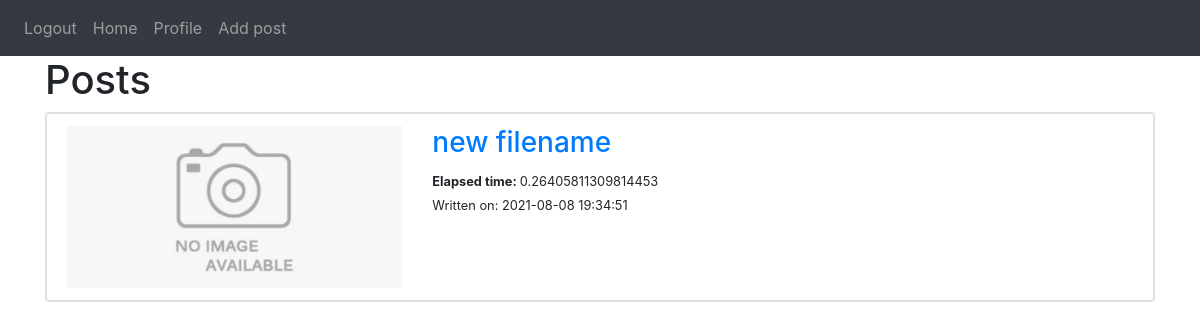
Page / (signed in) on the earlier database version.
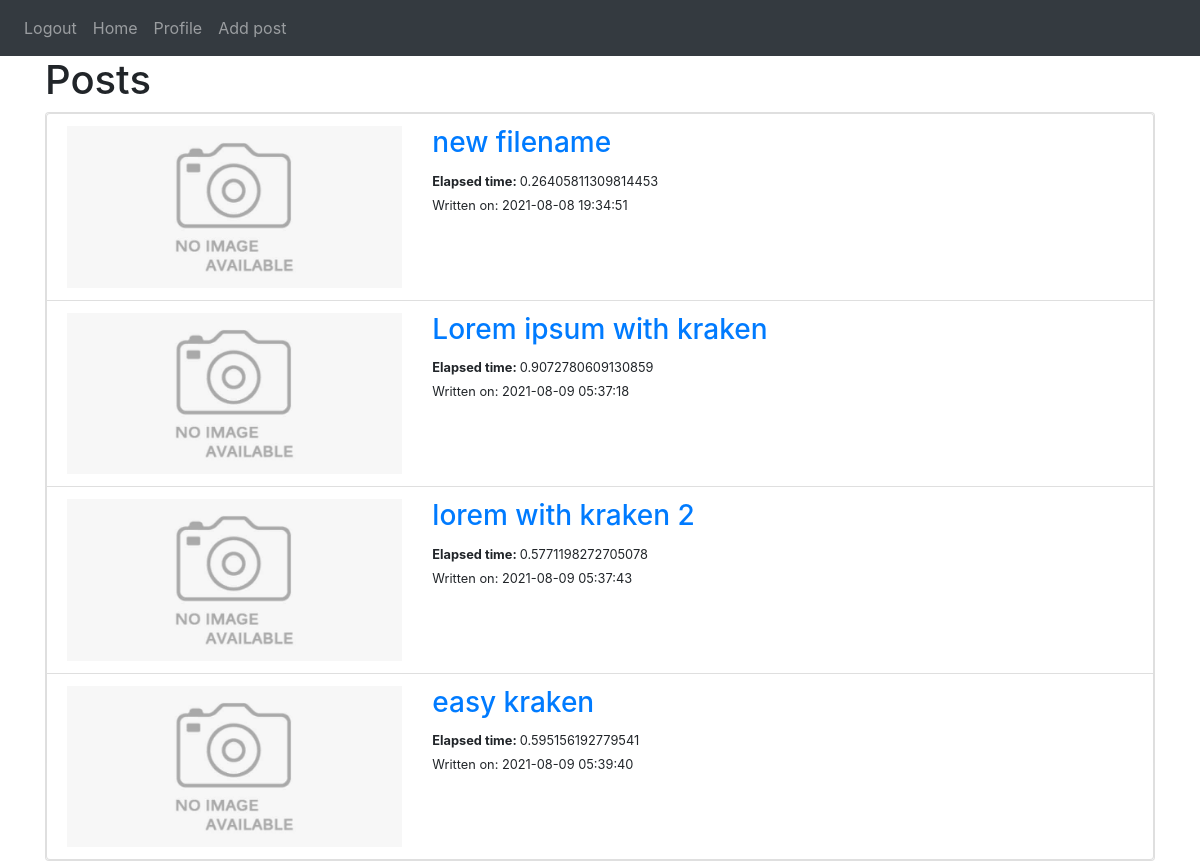
Same page on the later database version.
### website/models.py (models this page shows)
class Post(db.Model):
    id = db.Column(db.Integer, primary_key=True)
    img = db.Column(db.String(155))
    title = db.Column(db.String(155))
    data = db.Column(db.String(1024))
    type = db.Column(db.String(15))
    elapsed_time = db.Column(db.String(20))
    date = db.Column(db.DateTime(timezone=True), default=func.now())
    user_id = db.Column(db.Integer, db.ForeignKey('user.id'))

### website/views.py (the view)
@views.route('/', methods=['GET'])
@login_required
def home():
    posts = Post.query.all()
    return render_template("home.html", posts=posts, user=current_user)

### website/__init__.py (called while the page is built)
def create_app():
    app = Flask(__name__)
    app.config['SECRET_KEY'] = 'fdksljfaiiouoipfdus8879'
    app.config['SQLALCHEMY_DATABASE_URI'] = f'sqlite:///{DB_NAME}'
    db.init_app(app)
    from .views import views
    from .auth import auth
    app.register_blueprint(views, url_prefix='/')
    app.register_blueprint(auth, url_prefix='/')
    from .models import User, Post
    login_manager = LoginManager()
    login_manager.login_view = 'auth.login'
    login_manager.init_app(app)
    @login_manager.user_loader
    def load_user(id):
        return User.query.get(int(id))
    create_database(app)
    return app

### website/templates/home.html
{% extends "base.html" %} {% block title %} Home {% endblock %}
{% block content %}
<h1 allign="center">Posts</h1>
<div class="well">
    {% if posts is defined %}
    <div class="card">
        <ul class="list-group list-group-flash">
            {% for post in posts %}
            <li class="list-group-item">
                <div class="row">
                    <div class="col-md-4">
                        <img style="width:100%" src="/static/img/noimage.jpeg" alt="/static/img/noimage.jpeg" class="">
                    </div>
                    <div class="col-md-4">
                        <a href="/post/{{ post.id }}">
                            <h3>{{ post.title }}</h3>
                        </a>
                        <small><b>Elapsed time: </b> {{ post.elapsed_time }}</small>
                        <br>
                        <small>Written on: {{ post.date }}</small>
                    </div>
                </div>
            </li>
            {% endfor %}
        </ul>
    </div>
    {% endif %}
</div>
{% endblock %}

### website/templates/base.html (shortened to what this page needs)
<!DOCTYPE html>
<html>
<head>
    <link rel="stylesheet" href="https://stackpath.bootstrapcdn.com/bootstrap/4.4.1/css/bootstrap.min.css"
 />
    <link rel="stylesheet" href="https://stackpath.bootstrapcdn.com/font-awesome/4.7.0/css/font-awesome.min.css"
 />
</head>
<body>
    <nav class="navbar navbar-expand-lg navbar-dark bg-dark">
        <div class="collapse navbar-collapse" id="navbar">
            <div class="navbar-nav">
                {% if user.is_authenticated %}
                <a class="nav-item nav-link" id="logout" href="/logout">Logout</a>
                <a class="nav-item nav-link" id="home" href="/">Home</a>
                <a class="nav-item nav-link" id="home" href="/profile">Profile</a>
                <a class="nav-item nav-link" id="home" href="/add">Add post</a>
                {% else %}
                <a class="nav-item nav-link" id="login" href="/login">Login</a>
                <a class="nav-item nav-link" id="signUp" href="/sign-up">Sign Up</a>
                {% endif %}
            </div>
        </div>
    </nav>
    <div class="container">
        {% block content %} {% endblock %}
    </div>
</body>
</html>

Differences in the rows shown:
added Post: title "Lorem ipsum with kraken", elapsed_time "0.9072780609130859", date "2021-08-09 05:37:18"
added Post: title "lorem with kraken 2", elapsed_time "0.5771198272705078", date "2021-08-09 05:37:43"
added Post: title "easy kraken", elapsed_time "0.595156192779541", date "2021-08-09 05:39:40"
